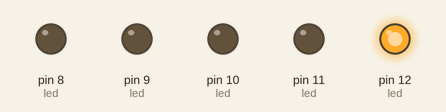
A sketch run on a simulated Arduino Uno, built with avr-gcc and run on an emulated ATmega328P. Shown: output pins drawn as LEDs (lit = HIGH).

Above: at 0.15 s.
At 3.4 s:
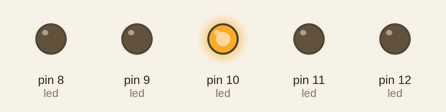
At 5.2 s:
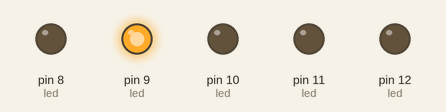
At 7.0 s:
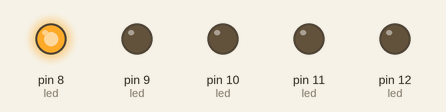
At 11.5 s:
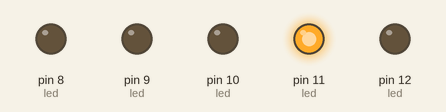
At 16.5 s:
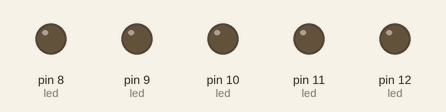
Timing chart, 0 to 20.0 s (numbered marks = the images above):
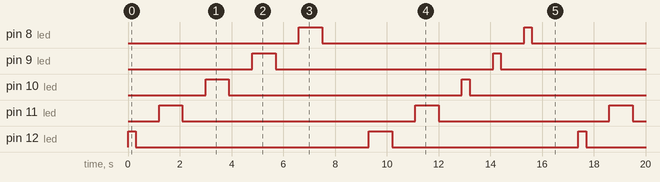

The sketch:

Assignment_1B.ino
```cpp
const int one = 300; //variable for 1 time unit delay (300 ms) for dot
const int thr = 900; //variable for 3 time unit delay (900 ms) for dash

void setup() {
  //this section of code runs once
  //set each led's digital pin as output
  pinMode (12, OUTPUT); //1st led
  pinMode (11, OUTPUT); //2nd led
  pinMode (10, OUTPUT); //3rd led
  pinMode (9, OUTPUT);  //4th led
  pinMode (8, OUTPUT);  //5th led
}

void loop() {
  //this section of code runs in a loop
  //gap between each led and number is 3 time unit

  //morse code for digit 1
  //blink the 1st led as dot
  digitalWrite (12, HIGH);
  delay (one);
  digitalWrite (12, LOW);
  delay (thr);

  //blink the 2nd until 5th led as dash
  for (int x=11; x>=8; x--) {
    digitalWrite (x, HIGH);
    delay (thr);
    digitalWrite (x, LOW);
    delay (thr);
  }

  //3 time unit gap before next digit
  delay (thr);

  //morse code for digit 7
  //blink the 1st and 2nd led as dash
  for (int y=12; y>=11; y--) {
    digitalWrite (y, HIGH);
    delay (thr);
    digitalWrite (y, LOW);
    delay (thr);
  }

  //blink the 3rd until 5th led as dot
  for (int z=10; z>=8; z--) {
    digitalWrite (z, HIGH);
    delay (one);
    digitalWrite (z, LOW);
    delay (thr);
  }

  //3 time unit gap before next digit
  delay (thr);
}
```

Measured:
- by itself, pin 8 (led): LOW → HIGH at 6.6 s, → LOW 0.90 s later, → HIGH 7.8 s later, → LOW 0.30 s later, … (8 changes in this stretch)
- by itself, pin 9 (led): LOW → HIGH at 4.8 s, → LOW 0.90 s later, → HIGH 8.4 s later, → LOW 0.30 s later, … (9 changes in this stretch)
- by itself, pin 10 (led): repeats every 17.4 s: LOW 9.0 s, HIGH 0.30 s, LOW 7.2 s, HIGH 0.90 s
- by itself, pin 11 (led): repeats every 17.4 s: LOW 9.0 s, HIGH 0.90 s, LOW 6.6 s, HIGH 0.90 s
- by itself, pin 12 (led): repeats every 17.4 s: LOW 9.0 s, HIGH 0.90 s, LOW 7.2 s, HIGH 0.30 s
